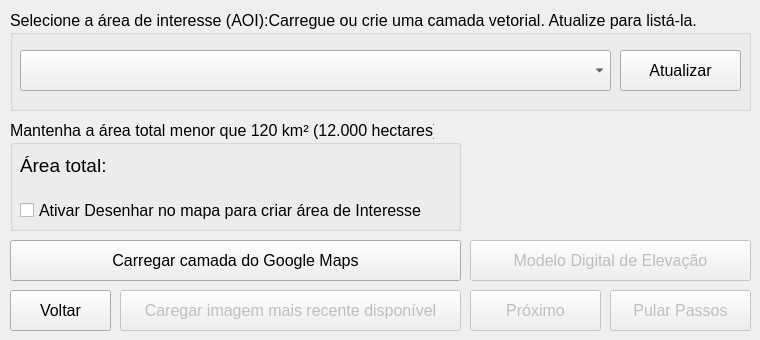
   <widget class="QWidget" name="tab_4">
    <attribute name="title">
     <string>Passo 3</string>
    </attribute>
    <widget class="QPushButton" name="QPushButton_next">
     <property name="enabled">
      <bool>false</bool>
     </property>
     <property name="geometry">
      <rect>
       <x>470</x>
       <y>290</y>
       <width>131</width>
       <height>41</height>
      </rect>
     </property>
     <property name="font">
      <font>
       <pointsize>12</pointsize>
      </font>
     </property>
     <property name="text">
      <string>Próximo</string>
     </property>
     <property name="icon">
      <iconset>
       <normaloff>../medias/icons8-forward-button-50.png</normaloff>../medias/icons8-forward-button-50.png</iconset>
     </property>
    </widget>
    <widget class="QGroupBox" name="groupBox_11">
     <property name="geometry">
      <rect>
       <x>10</x>
       <y>10</y>
       <width>741</width>
       <height>101</height>
      </rect>
     </property>
     <property name="font">
      <font>
       <pointsize>12</pointsize>
       <weight>50</weight>
       <bold>false</bold>
      </font>
     </property>
     <property name="title">
      <string>Selecione a área de interesse (AOI):Carregue ou crie uma camada vetorial. Atualize para listá-la.</string>
     </property>
     <widget class="QPushButton" name="update_vector">
      <property name="geometry">
       <rect>
        <x>610</x>
        <y>40</y>
        <width>121</width>
        <height>41</height>
       </rect>
      </property>
      <property name="font">
       <font>
        <pointsize>12</pointsize>
       </font>
      </property>
      <property name="text">
       <string>Atualizar</string>
      </property>
      <property name="icon">
       <iconset>
        <normaloff>../medias/refresh-3104.png</normaloff>../medias/refresh-3104.png</iconset>
      </property>
     </widget>
     <widget class="QComboBox" name="vector_layer_combobox">
      <property name="geometry">
       <rect>
        <x>10</x>
        <y>40</y>
        <width>591</width>
        <height>41</height>
       </rect>
      </property>
      <property name="font">
       <font>
        <pointsize>12</pointsize>
       </font>
      </property>
     </widget>
    </widget>
    <widget class="QPushButton" name="hybrid">
     <property name="enabled">
      <bool>true</bool>
     </property>
     <property name="geometry">
      <rect>
       <x>10</x>
       <y>240</y>
       <width>451</width>
       <height>41</height>
      </rect>
     </property>
     <property name="font">
      <font>
       <pointsize>12</pointsize>
      </font>
     </property>
     <property name="text">
      <string>Carregar camada do Google Maps</string>
     </property>
    </widget>
    <widget class="QGroupBox" name="groupBox_5">
     <property name="geometry">
      <rect>
       <x>10</x>
       <y>120</y>
       <width>451</width>
       <height>111</height>
      </rect>
     </property>
     <property name="font">
      <font>
       <pointsize>12</pointsize>
       <weight>50</weight>
       <bold>false</bold>
      </font>
     </property>
     <property name="title">
      <string>Mantenha a área total menor que 120 km² (12.000 hectares)</string>
     </property>
     <widget class="QLabel" name="aoi_area">
      <property name="geometry">
       <rect>
        <x>10</x>
        <y>20</y>
        <width>431</width>
        <height>51</height>
       </rect>
      </property>
      <property name="font">
       <font>
        <pointsize>14</pointsize>
       </font>
      </property>
      <property name="text">
       <string>Área total:</string>
      </property>
     </widget>
     <widget class="QCheckBox" name="drawing">
      <property name="geometry">
       <rect>
        <x>10</x>
        <y>80</y>
        <width>411</width>
        <height>20</height>
       </rect>
      </property>
      <property name="font">
       <font>
        <pointsize>12</pointsize>
       </font>
      </property>
      <property name="text">
       <string>Ativar Desenhar no mapa para criar área de Interesse</string>
      </property>
     </widget>
    </widget>
    <widget class="QPushButton" name="QPushButton_back">
     <property name="enabled">
      <bool>true</bool>
     </property>
     <property name="geometry">
      <rect>
       <x>10</x>
       <y>290</y>
       <width>101</width>
       <height>41</height>
      </rect>
     </property>
     <property name="font">
      <font>
       <pointsize>12</pointsize>
      </font>
     </property>
     <property name="text">
      <string>Voltar</string>
     </property>
     <property name="icon">
      <iconset>
       <normaloff>../medias/icons8-back-button-50.png</normaloff>../medias/icons8-back-button-50.png</iconset>
     </property>
    </widget>
    <widget class="QPushButton" name="QPushButton_skip">
     <property name="enabled">
      <bool>false</bool>
     </property>
     <property name="geometry">
      <rect>
       <x>610</x>
       <y>290</y>
       <width>141</width>
       <height>41</height>
      </rect>
     </property>
     <property name="font">
      <font>
       <pointsize>12</pointsize>
      </font>
     </property>
     <property name="text">
      <string>Pular Passos</string>
     </property>
     <property name="icon">
      <iconset>
       <normaloff>../medias/skip-svgrepo-com (1).svg</normaloff>../medias/skip-svgrepo-com (1).svg</iconset>
     </property>
    </widget>
    <widget class="QPushButton" name="QPushButton_fast">
     <property name="enabled">
      <bool>false</bool>
     </property>
     <property name="geometry">
      <rect>
       <x>120</x>
       <y>290</y>
       <width>341</width>
       <height>41</height>
      </rect>
     </property>
     <property name="font">
      <font>
       <pointsize>12</pointsize>
      </font>
     </property>
     <property name="text">
      <string>Caregar imagem mais recente disponível</string>
     </property>
     <property name="icon">
      <iconset>
       <normaloff>../medias/icons8-reproduzir-50.png</normaloff>../medias/icons8-reproduzir-50.png</iconset>
     </property>
    </widget>
    <widget class="QPushButton" name="QPushButton_easy">
     <property name="enabled">
      <bool>false</bool>
     </property>
     <property name="geometry">
      <rect>
       <x>470</x>
       <y>240</y>
       <width>281</width>
       <height>41</height>
      </rect>
     </property>
     <property name="font">
      <font>
       <pointsize>12</pointsize>
      </font>
     </property>
     <property name="text">
      <string>Modelo Digital de Elevação</string>
     </property>
     <property name="icon">
      <iconset>
       <normaloff>../medias/dem.png</normaloff>../medias/dem.png</iconset>
     </property>
    </widget>
   </widget>
